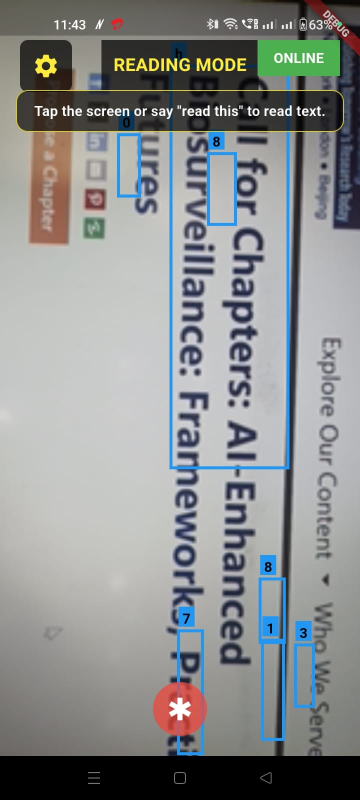
#> input picture WhatsApp Image 2026-04-24 at 11.44.02 AM.jpeg, 720 x 1600 px (shown at 1/2 size)
$ python -i image_utils.py   (imports and definitions only)
#> lines starting #> are read from the running program, lines starting #| are printed output that depends on the picture
### backend/app/core/logging.py
import logging
import sys
from typing import Any, Dict, Optional
from datetime import datetime

# Configure structured logging
class StructuredFormatter(logging.Formatter):
    # [42 lines left out: functions format, setup_logging, not called in this run]

def get_logger(name: str) -> logging.Logger:
    """Get a logger with the specified name."""
#> further down, picture is the input picture: PIL image 720x1600 RGB; mean R, G, B 139.5, 142, 141.9
    return logging.getLogger(name)

# [30 lines left out: functions log_model_loading, log_inference, log_detections, not called in this run]

### backend/app/utils/image_utils.py
import io
import numpy as np
from PIL import Image
import cv2
from typing import Tuple, Optional
from fastapi import HTTPException
from app.core.logging import get_logger

logger = get_logger(__name__)

def validate_image_content_type(content_type: str) -> bool:
    """Validate if the content type is supported."""
    return content_type.lower() in ["image/jpeg", "image/jpg", "image/png"]

def validate_image_size(size: int, max_size: int = 10 * 1024 * 1024) -> bool:
    """Validate if the image size is within limits."""
    return size <= max_size

# [8 lines left out: function load_image_from_bytes, not called in this run]

def convert_to_opencv_format(image: Image.Image) -> np.ndarray:
    """Convert PIL Image to OpenCV format (BGR)."""
    if image.mode != 'RGB':
        image = image.convert('RGB')

    # Convert PIL to numpy array (RGB)
    image_array = np.array(image)

    # Convert RGB to BGR for OpenCV
    image_bgr = cv2.cvtColor(image_array, cv2.COLOR_RGB2BGR)

    return image_bgr

def resize_image(image: np.ndarray, target_size: Tuple[int, int]) -> np.ndarray:
    """Resize image to target size."""
#> called with target_size = (640, 640)
    return cv2.resize(image, target_size)
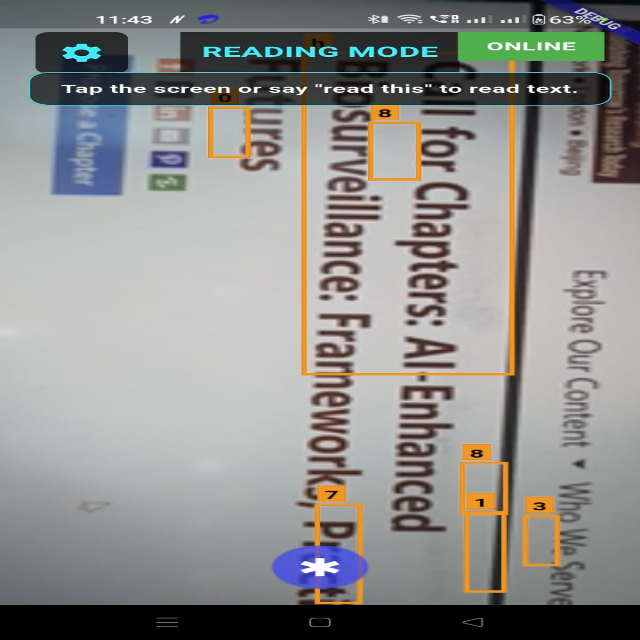
#> returned value: shape (640, 640, 3); mean of channels 0, 1, 2 142, 142, 139.5; drawn as R, G, B

def normalize_image(image: np.ndarray) -> np.ndarray:
    """Normalize image for model inference."""
    # Convert to float32 and normalize to [0, 1]
    image_float = image.astype(np.float32) / 255.0
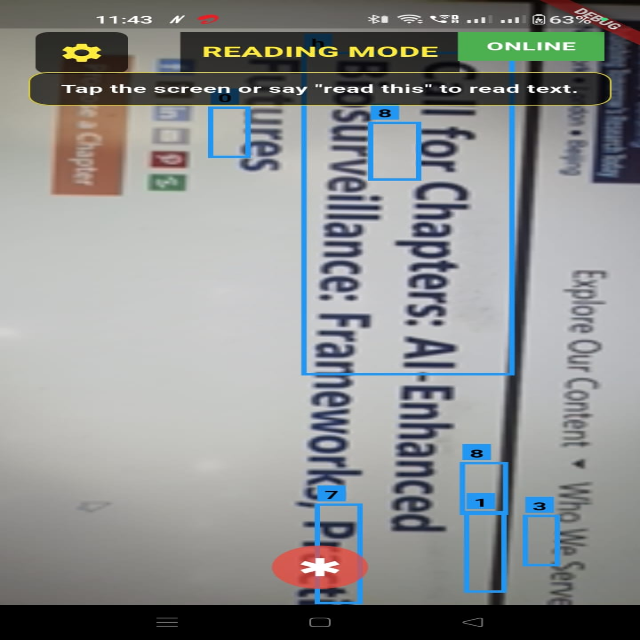
#> image_float: shape (640, 640, 3) float32; mean B, G, R 0.556, 0.557, 0.547
    return image_float

def preprocess_image_for_yolo(image: Image.Image, target_size: Tuple[int, int] = (640, 640)) -> np.ndarray:
    """Preprocess image for YOLO model."""
    try:
        # Convert to OpenCV format
        image_cv = convert_to_opencv_format(image)

        # Resize to target size
        resized_image = resize_image(image_cv, target_size)

        # Normalize
        normalized_image = normalize_image(resized_image)

        # Add batch dimension
        processed_image = np.expand_dims(normalized_image, axis=0)

        logger.info(f"Image preprocessed for YOLO: input shape {image.size}, output shape {processed_image.shape}")

        return processed_image

    except Exception as e:
        logger.error(f"Failed to preprocess image for YOLO: {str(e)}")
        raise HTTPException(status_code=500, detail="Image preprocessing failed")

# [110 lines left out: functions preprocess_image_for_midas, preprocess_image_for_ocr, preprocess_image_for_face, postprocess_image_for_response, draw_bounding_boxes, not called in this run]

>>> from PIL import Image
>>> picture = Image.open('../../../WhatsApp Image 2026-04-24 at 11.44.02 AM.jpeg')
>>> result = preprocess_image_for_yolo(picture)

$ run again, on jerin_testimg1.jpeg
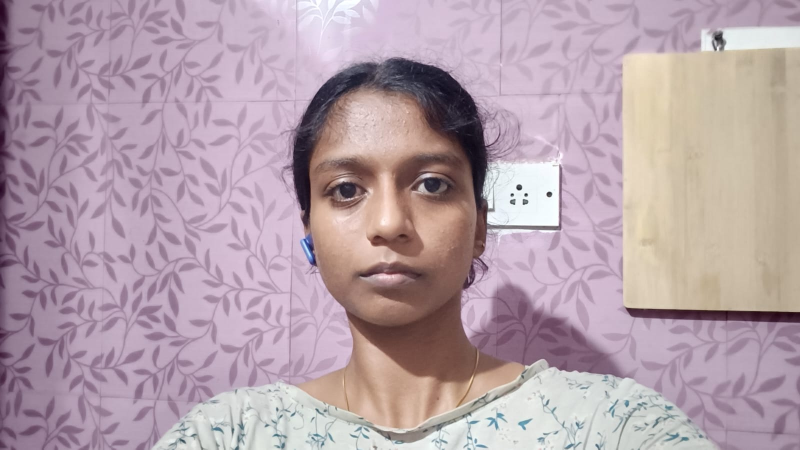
#> input picture jerin_testimg1.jpeg, 1600 x 899 px (shown at 1/2 size)
#> picture is the input picture: PIL image 1600x899 RGB; mean R, G, B 180.8, 160.8, 169.8
#> in resize_image, `return cv2.resize(image, target_size)`:
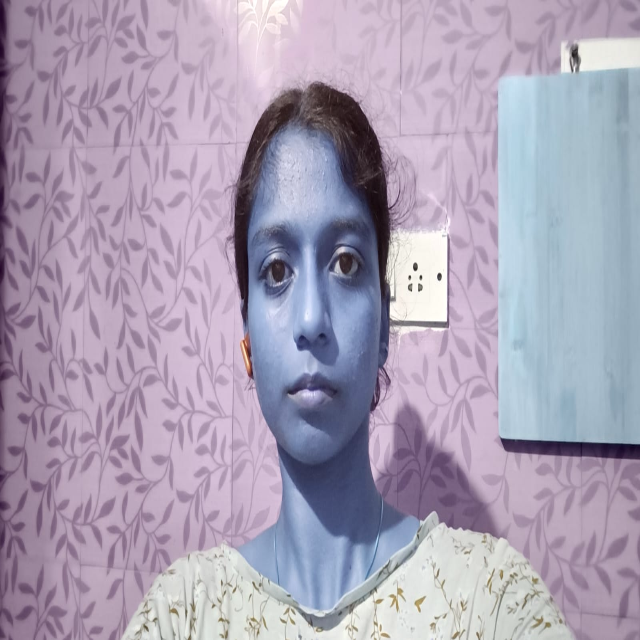
#> returned value: shape (640, 640, 3); mean of channels 0, 1, 2 169.7, 160.7, 180.7; drawn as R, G, B
#> in normalize_image, `image_float = image.astype(np.float32) / 255.0`:
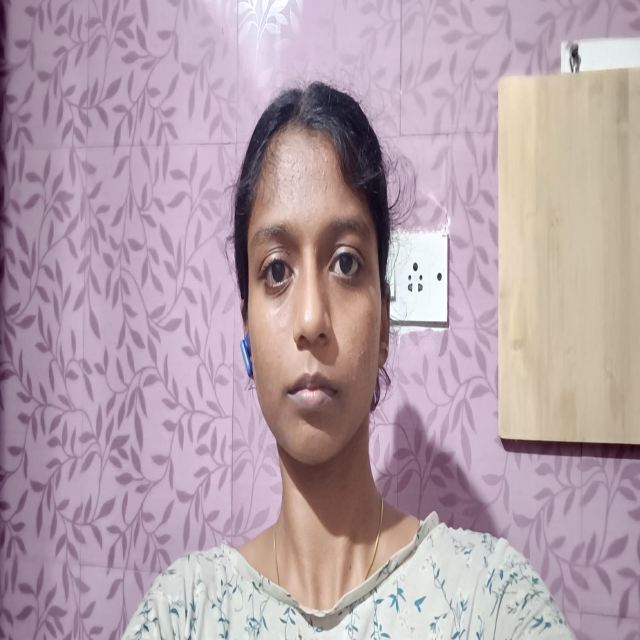
#> image_float: shape (640, 640, 3) float32; mean B, G, R 0.665, 0.63, 0.708
